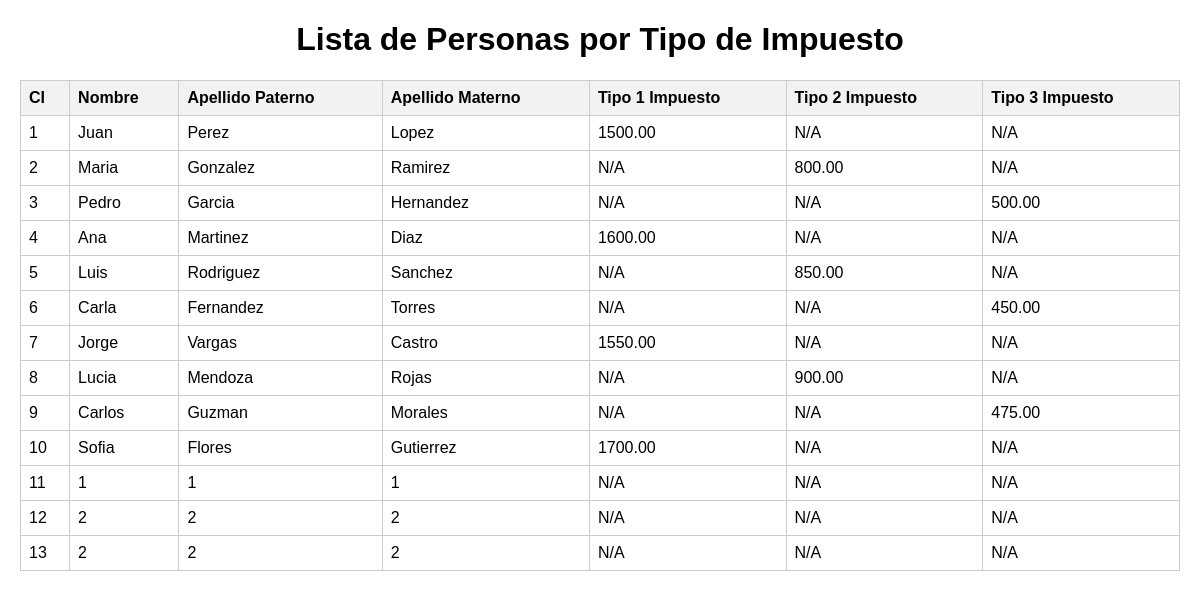
/6/impuestos.php, run on the app's committed database.
### tables this page shows
CREATE TABLE `persona` (
  `ci` int(11) NOT NULL,
  `nombre` varchar(100) DEFAULT NULL,
  `paterno` varchar(100) DEFAULT NULL,
  `materno` varchar(100) DEFAULT NULL,
  `direccion` varchar(255) DEFAULT NULL,
  `distrito_id` int(11) DEFAULT NULL,
  `zona_id` int(11) DEFAULT NULL
);

### 6/impuestos.php (the view, shortened to what this page needs)
<?php
$host = 'localhost';
$db = 'bdbriseyda';
$user = 'root';
$pass = '';
try {
    $pdo = new PDO("mysql:host=$host;dbname=$db", $user, $pass);
    $pdo->setAttribute(PDO::ATTR_ERRMODE, PDO::ERRMODE_EXCEPTION);
} catch (PDOException $e) {
    die("Error connecting to the database: " . $e->getMessage());
}
$query = "
    SELECT
        p.ci,
        p.nombre,
        p.paterno,
        p.materno,
        MAX(CASE WHEN i.tipo = 1 THEN i.valor ELSE NULL END) AS 'Tipo_1_Impuesto',
        MAX(CASE WHEN i.tipo = 2 THEN i.valor ELSE NULL END) AS 'Tipo_2_Impuesto',
        MAX(CASE WHEN i.tipo = 3 THEN i.valor ELSE NULL END) AS 'Tipo_3_Impuesto'
    FROM persona p
    LEFT JOIN propiedad pr ON p.ci = pr.ci
    LEFT JOIN impuesto i ON pr.idPropiedad = i.idPropiedad
    GROUP BY p.ci, p.nombre, p.paterno, p.materno
";
try {
    $stmt = $pdo->prepare($query);
    $stmt->execute();
    $result = $stmt->fetchAll(PDO::FETCH_ASSOC);
    echo "<!DOCTYPE html>";
    echo "<html lang='es'>";
    echo "<head>";
    echo "</head>";
    echo "<body>";
    echo "<h1>Lista de Personas por Tipo de Impuesto</h1>";
    if ($result) {
        echo "<table>";
        echo "<tr>
                <th>CI</th>
                <th>Nombre</th>
                <th>Apellido Paterno</th>
                <th>Apellido Materno</th>
                <th>Tipo 1 Impuesto</th>
                <th>Tipo 2 Impuesto</th>
                <th>Tipo 3 Impuesto</th>
              </tr>";
        foreach ($result as $row) {
            echo "<tr>";
            echo "<td>{$row['ci']}</td>";
            echo "<td>{$row['nombre']}</td>";
            echo "<td>{$row['paterno']}</td>";
            echo "<td>{$row['materno']}</td>";
            echo "<td>" . ($row['Tipo_1_Impuesto'] ?? 'N/A') . "</td>";
            echo "<td>" . ($row['Tipo_2_Impuesto'] ?? 'N/A') . "</td>";
            echo "<td>" . ($row['Tipo_3_Impuesto'] ?? 'N/A') . "</td>";
            echo "</tr>";
        }
        echo "</table>";
    } else {
        echo "<p>No se encontraron datos.</p>";
    }
    echo "</body>";
    echo "</html>";
} catch (PDOException $e) {
    die("Query error: " . $e->getMessage());
}
?>

### 6/impuestos.php (style rules this page uses)
body { font-family: Arial, sans-serif; margin: 20px; }
table { width: 100%; border-collapse: collapse; margin-top: 20px; }
th, td { border: 1px solid #ccc; padding: 8px; text-align: left; }
th { background-color: #f2f2f2; }
h1 { text-align: center; }

### data on the page
persona: ci "1", nombre "Juan", paterno "Perez", materno "Lopez", Tipo_1_Impuesto "1500.00", Tipo_2_Impuesto "N/A", Tipo_3_Impuesto "N/A"
persona: ci "2", nombre "Maria", paterno "Gonzalez", materno "Ramirez", Tipo_1_Impuesto "N/A", Tipo_2_Impuesto "800.00", Tipo_3_Impuesto "N/A"
persona: ci "3", nombre "Pedro", paterno "Garcia", materno "Hernandez", Tipo_1_Impuesto "N/A", Tipo_2_Impuesto "N/A", Tipo_3_Impuesto "500.00"
persona: ci "4", nombre "Ana", paterno "Martinez", materno "Diaz", Tipo_1_Impuesto "1600.00", Tipo_2_Impuesto "N/A", Tipo_3_Impuesto "N/A"
persona: ci "5", nombre "Luis", paterno "Rodriguez", materno "Sanchez", Tipo_1_Impuesto "N/A", Tipo_2_Impuesto "850.00", Tipo_3_Impuesto "N/A"
persona: ci "6", nombre "Carla", paterno "Fernandez", materno "Torres", Tipo_1_Impuesto "N/A", Tipo_2_Impuesto "N/A", Tipo_3_Impuesto "450.00"
persona: ci "7", nombre "Jorge", paterno "Vargas", materno "Castro", Tipo_1_Impuesto "1550.00", Tipo_2_Impuesto "N/A", Tipo_3_Impuesto "N/A"
persona: ci "8", nombre "Lucia", paterno "Mendoza", materno "Rojas", Tipo_1_Impuesto "N/A", Tipo_2_Impuesto "900.00", Tipo_3_Impuesto "N/A"
persona: ci "9", nombre "Carlos", paterno "Guzman", materno "Morales", Tipo_1_Impuesto "N/A", Tipo_2_Impuesto "N/A", Tipo_3_Impuesto "475.00"
persona: ci "10", nombre "Sofia", paterno "Flores", materno "Gutierrez", Tipo_1_Impuesto "1700.00", Tipo_2_Impuesto "N/A", Tipo_3_Impuesto "N/A"
persona: ci "11", nombre "1", paterno "1", materno "1", Tipo_1_Impuesto "N/A", Tipo_2_Impuesto "N/A", Tipo_3_Impuesto "N/A"
persona: ci "12", nombre "2", paterno "2", materno "2", Tipo_1_Impuesto "N/A", Tipo_2_Impuesto "N/A", Tipo_3_Impuesto "N/A"
persona: ci "13", nombre "2", paterno "2", materno "2", Tipo_1_Impuesto "N/A", Tipo_2_Impuesto "N/A", Tipo_3_Impuesto "N/A"
